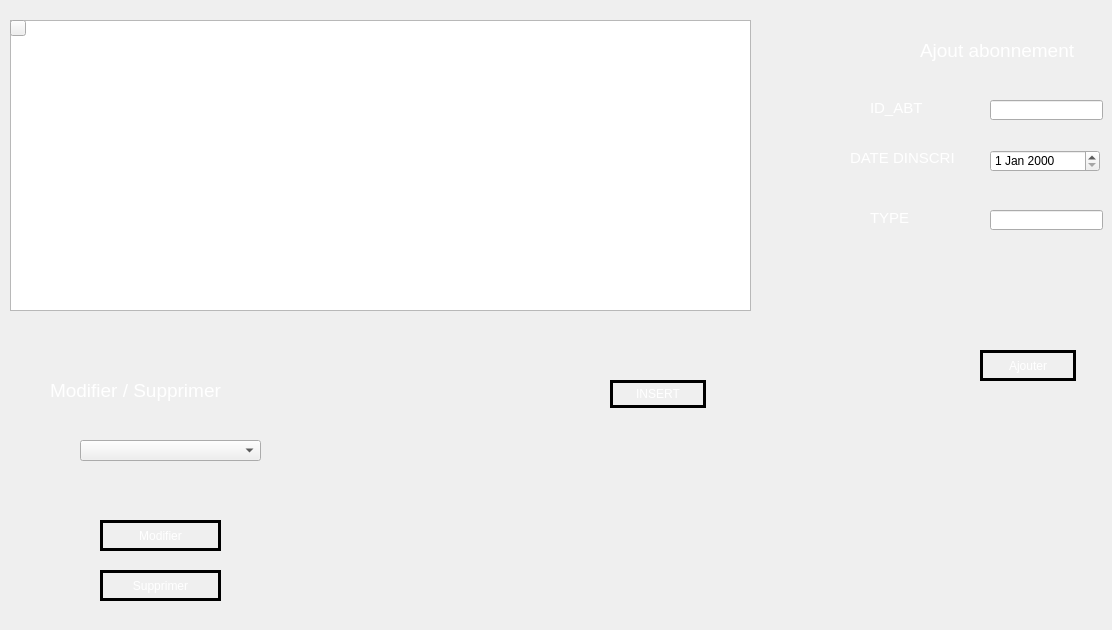
     <widget class="QWidget" name="tab_7">
      <attribute name="title">
       <string>abonnement</string>
      </attribute>
      <widget class="QLabel" name="label_45">
       <property name="geometry">
        <rect>
         <x>50</x>
         <y>380</y>
         <width>221</width>
         <height>21</height>
        </rect>
       </property>
       <property name="font">
        <font>
         <pointsize>14</pointsize>
        </font>
       </property>
       <property name="styleSheet">
        <string notr="true">color:white</string>
       </property>
       <property name="text">
        <string>Modifier / Supprimer</string>
       </property>
      </widget>
      <widget class="QComboBox" name="comboBoxabt">
       <property name="geometry">
        <rect>
         <x>80</x>
         <y>440</y>
         <width>181</width>
         <height>21</height>
        </rect>
       </property>
       <property name="styleSheet">
        <string>border-image: url(:/images/WHITE.png);</string>
       </property>
      </widget>
      <widget class="QPushButton" name="Supprimer_2">
       <property name="geometry">
        <rect>
         <x>100</x>
         <y>570</y>
         <width>121</width>
         <height>31</height>
        </rect>
       </property>
       <property name="styleSheet">
        <string notr="true"> QPushButton {
color: #ffffff;
border: 3px solid #000000;
font: 10pt &quot;Segoe UI Black&quot;;
border-radius: 26px;
padding: 5px;
background: qradialgradient(cx: 0.3, cy: -0.4,
fx: 0.3, fy: -0.4,
radius: 1.65, stop: 0 #1E73E8, stop: 1 #1E73E8);
min-width: 80px;
}

QPushButton:hover {
background: qradialgradient(cx: 0.3, cy: -0.4,
fx: 0.3, fy: -0.4,
radius: 1.65, stop: 0 #5E9DF5, stop: 1 #5E9DF5);
}

 QPushButton:pressed {
background: qradialgradient(cx: 0.4, cy: -0.1,
fx: 0.4, fy: -0.1,
radius: 1.65, stop: 0 #0936F5, stop: 1 #0936F5);
}</string>
       </property>
       <property name="text">
        <string>Supprimer</string>
       </property>
      </widget>
      <widget class="QPushButton" name="Modifier_2">
       <property name="geometry">
        <rect>
         <x>100</x>
         <y>520</y>
         <width>121</width>
         <height>31</height>
        </rect>
       </property>
       <property name="styleSheet">
        <string notr="true"> QPushButton {
color: #ffffff;
border: 3px solid #000000;
font: 10pt &quot;Segoe UI Black&quot;;
border-radius: 26px;
padding: 5px;
background: qradialgradient(cx: 0.3, cy: -0.4,
fx: 0.3, fy: -0.4,
radius: 1.65, stop: 0 #1E73E8, stop: 1 #1E73E8);
min-width: 80px;
}

QPushButton:hover {
background: qradialgradient(cx: 0.3, cy: -0.4,
fx: 0.3, fy: -0.4,
radius: 1.65, stop: 0 #5E9DF5, stop: 1 #5E9DF5);
}

 QPushButton:pressed {
background: qradialgradient(cx: 0.4, cy: -0.1,
fx: 0.4, fy: -0.1,
radius: 1.65, stop: 0 #0936F5, stop: 1 #0936F5);
}</string>
       </property>
       <property name="text">
        <string>Modifier</string>
       </property>
      </widget>
      <widget class="QLabel" name="label_46">
       <property name="geometry">
        <rect>
         <x>870</x>
         <y>100</y>
         <width>71</width>
         <height>16</height>
        </rect>
       </property>
       <property name="font">
        <font>
         <pointsize>11</pointsize>
        </font>
       </property>
       <property name="styleSheet">
        <string notr="true">color:rgb(255, 255, 255)</string>
       </property>
       <property name="text">
        <string>ID_ABT</string>
       </property>
      </widget>
      <widget class="QLineEdit" name="ID_ABT">
       <property name="geometry">
        <rect>
         <x>990</x>
         <y>100</y>
         <width>113</width>
         <height>20</height>
        </rect>
       </property>
       <property name="styleSheet">
        <string notr="true">border-image: url(:/images/WHITE.png);</string>
       </property>
       <property name="text">
        <string/>
       </property>
      </widget>
      <widget class="QLabel" name="label_47">
       <property name="geometry">
        <rect>
         <x>850</x>
         <y>150</y>
         <width>121</width>
         <height>16</height>
        </rect>
       </property>
       <property name="font">
        <font>
         <pointsize>11</pointsize>
        </font>
       </property>
       <property name="styleSheet">
        <string notr="true">color:rgb(255, 255, 255)</string>
       </property>
       <property name="text">
        <string>DATE DINSCRI</string>
       </property>
      </widget>
      <widget class="QLabel" name="label_48">
       <property name="geometry">
        <rect>
         <x>870</x>
         <y>210</y>
         <width>71</width>
         <height>16</height>
        </rect>
       </property>
       <property name="font">
        <font>
         <pointsize>11</pointsize>
        </font>
       </property>
       <property name="styleSheet">
        <string notr="true">color:rgb(255, 255, 255)</string>
       </property>
       <property name="text">
        <string>TYPE</string>
       </property>
      </widget>
      <widget class="QLineEdit" name="TYPE">
       <property name="geometry">
        <rect>
         <x>990</x>
         <y>210</y>
         <width>113</width>
         <height>20</height>
        </rect>
       </property>
       <property name="styleSheet">
        <string notr="true">border-image: url(:/images/WHITE.png);</string>
       </property>
       <property name="text">
        <string/>
       </property>
      </widget>
      <widget class="QLabel" name="label_49">
       <property name="geometry">
        <rect>
         <x>920</x>
         <y>40</y>
         <width>161</width>
         <height>21</height>
        </rect>
       </property>
       <property name="font">
        <font>
         <pointsize>14</pointsize>
        </font>
       </property>
       <property name="styleSheet">
        <string notr="true">color:white</string>
       </property>
       <property name="text">
        <string>Ajout abonnement</string>
       </property>
      </widget>
      <widget class="QPushButton" name="Ajouter_2">
       <property name="geometry">
        <rect>
         <x>980</x>
         <y>350</y>
         <width>96</width>
         <height>31</height>
        </rect>
       </property>
       <property name="styleSheet">
        <string notr="true"> QPushButton {
color: #ffffff;
border: 3px solid #000000;
font: 10pt &quot;Segoe UI Black&quot;;
border-radius: 26px;
padding: 5px;
background: qradialgradient(cx: 0.3, cy: -0.4,
fx: 0.3, fy: -0.4,
radius: 1.65, stop: 0 #1E73E8, stop: 1 #1E73E8);
min-width: 80px;
}

QPushButton:hover {
background: qradialgradient(cx: 0.3, cy: -0.4,
fx: 0.3, fy: -0.4,
radius: 1.65, stop: 0 #5E9DF5, stop: 1 #5E9DF5);
}

 QPushButton:pressed {
background: qradialgradient(cx: 0.4, cy: -0.1,
fx: 0.4, fy: -0.1,
radius: 1.65, stop: 0 #0936F5, stop: 1 #0936F5);
}</string>
       </property>
       <property name="text">
        <string>Ajouter</string>
       </property>
      </widget>
      <widget class="QDateEdit" name="dateEdit">
       <property name="geometry">
        <rect>
         <x>990</x>
         <y>150</y>
         <width>110</width>
         <height>22</height>
        </rect>
       </property>
       <property name="styleSheet">
        <string notr="true">border-image: url(:/images/WHITE.png);</string>
       </property>
      </widget>
      <widget class="QTableView" name="tableabt">
       <property name="geometry">
        <rect>
         <x>10</x>
         <y>20</y>
         <width>741</width>
         <height>291</height>
        </rect>
       </property>
       <property name="styleSheet">
        <string notr="true">border-image: url(:/images/WHITE.png);</string>
       </property>
      </widget>
      <widget class="QPushButton" name="pushButton_34">
       <property name="geometry">
        <rect>
         <x>10</x>
         <y>20</y>
         <width>16</width>
         <height>16</height>
        </rect>
       </property>
       <property name="styleSheet">
        <string notr="true">border-image: url(:/images/reffffffffffff.png);</string>
       </property>
       <property name="text">
        <string/>
       </property>
      </widget>
      <widget class="QPushButton" name="pushButton_45">
       <property name="geometry">
        <rect>
         <x>610</x>
         <y>380</y>
         <width>96</width>
         <height>28</height>
        </rect>
       </property>
       <property name="styleSheet">
        <string notr="true"> QPushButton {
color: #ffffff;
border: 3px solid #000000;
font: 10pt &quot;Segoe UI Black&quot;;
border-radius: 26px;
padding: 5px;
background: qradialgradient(cx: 0.3, cy: -0.4,
fx: 0.3, fy: -0.4,
radius: 1.65, stop: 0 #1E73E8, stop: 1 #1E73E8);
min-width: 80px;
}

QPushButton:hover {
background: qradialgradient(cx: 0.3, cy: -0.4,
fx: 0.3, fy: -0.4,
radius: 1.65, stop: 0 #5E9DF5, stop: 1 #5E9DF5);
}

 QPushButton:pressed {
background: qradialgradient(cx: 0.4, cy: -0.1,
fx: 0.4, fy: -0.1,
radius: 1.65, stop: 0 #0936F5, stop: 1 #0936F5);
}</string>
       </property>
       <property name="text">
        <string>INSERT</string>
       </property>
      </widget>
      <widget class="QLabel" name="label_88">
       <property name="geometry">
        <rect>
         <x>540</x>
         <y>410</y>
         <width>241</width>
         <height>211</height>
        </rect>
       </property>
       <property name="text">
        <string/>
       </property>
      </widget>
     </widget>
